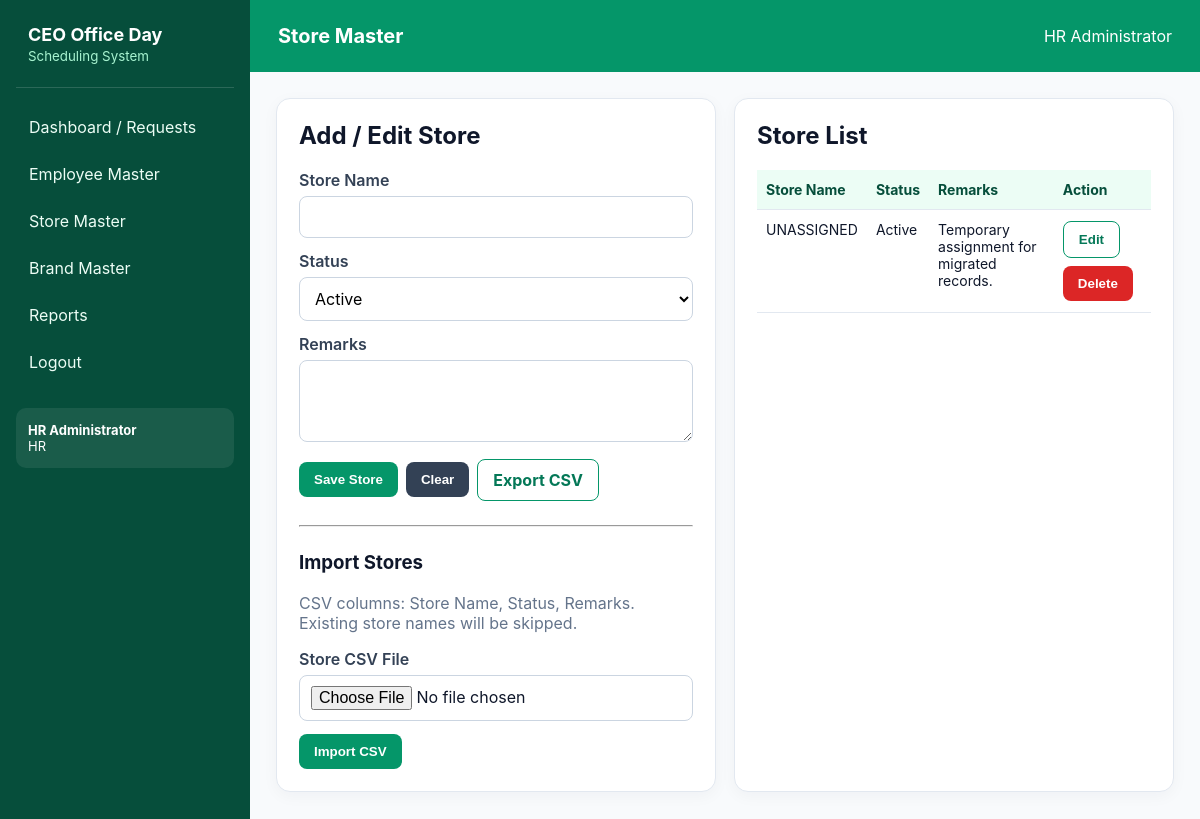
The app's page /stores (signed in) with its own data.
### tables this page shows
CREATE TABLE stores (
            id INTEGER PRIMARY KEY AUTOINCREMENT,
            store_name TEXT NOT NULL UNIQUE,
            is_active INTEGER NOT NULL DEFAULT 1
        , status TEXT NOT NULL DEFAULT 'Active', remarks TEXT, created_at TIMESTAMP);

### app.py (the view)
@app.route("/stores")
@roles_required("ADMIN", "HR")
def store_master():
    connection = get_db_connection()
    stores = connection.execute(
        "SELECT * FROM stores ORDER BY store_name"
    ).fetchall()
    connection.close()
    return render_template("store_master.html", stores=stores)

### app.py (called while the page is built)
def get_db_connection():
    connection = sqlite3.connect(DATABASE)
    connection.row_factory = sqlite3.Row
    connection.execute("PRAGMA foreign_keys = ON")
    return connection

def roles_required(*allowed_roles):
    def decorator(view_function):
        @wraps(view_function)
        def decorated_function(*args, **kwargs):
            if "user_id" not in session:
                flash("Please log in first.", "error")
                return redirect(url_for("login"))
            if session.get("role") not in allowed_roles:
                flash("You are not authorized to access that page.", "error")
                return redirect(url_for("dashboard"))
            return view_function(*args, **kwargs)
        return decorated_function
    return decorator

@app.context_processor
def inject_helpers():
    return {
        "employee_display_name": employee_display_name,
        "PURPOSES": PURPOSES
    }

### templates/store_master.html (shortened to what this page needs)
{% extends "base.html" %}
{% block page_title %}Store Master{% endblock %}
{% block content %}
<div class="grid-2">
<div class="card">
    <h2>Add / Edit Store</h2>
    <form method="POST" action="{{ url_for('save_store') }}" id="masterForm">
        <label>Store Name</label><input name="store_name" id="master_name" required>
        <label>Status</label><select name="status" id="master_status"><option>Active</option><option>Inactive</option></select>
        <label>Remarks</label><textarea name="remarks" id="master_remarks"></textarea>
        <div class="actions-inline">
            <button class="btn" type="submit">Save Store</button>
            <button class="btn btn-secondary" type="button" id="clearForm">Clear</button>
            <a class="btn btn-outline" href="{{ url_for('export_stores') }}">Export CSV</a>
        </div>
    </form>
    <hr style="margin: 24px 0;">
    <h3>Import Stores</h3>
    <p class="muted">CSV columns: Store Name, Status, Remarks. Existing store names will be skipped.</p>
    <form method="POST" action="{{ url_for('import_stores') }}" enctype="multipart/form-data">
        <label>Store CSV File</label>
        <input type="file" name="store_csv" accept=".csv,text/csv" required>
        <div class="actions-inline">
            <button class="btn" type="submit"
                    onclick="return confirm('Import stores from this CSV file? Existing store names will be skipped.');">
                Import CSV
            </button>
        </div>
    </form>
</div>
<div class="card">
    <h2>Store List</h2>
    <div class="table-wrap">
    <table><thead><tr><th>Store Name</th><th>Status</th><th>Remarks</th><th>Action</th></tr></thead>
    <tbody>
    {% for item in stores %}
    <tr>
        <td>{{ item.store_name }}</td><td>{{ item.status }}</td><td>{{ item.remarks or "-" }}</td>
        <td>
            <div class="actions-inline">
                <button class="btn btn-outline edit-master" type="button"
                    data-id="{{ item.id }}" data-name="{{ item.store_name }}"
                    data-status="{{ item.status }}"
                    data-remarks="{{ item.remarks or '' }}">Edit</button>
                <form method="POST"
                      action="{{ url_for('delete_store', store_id=item.id) }}"
                      onsubmit="return confirm('Delete store {{ item.store_name }}? This cannot be undone.');"
                      style="display:inline; margin:0;">
                    <button class="btn btn-danger" type="submit">Delete</button>
                </form>
            </div>
        </td>
    </tr>
    {% else %}<tr><td colspan="4">No stores.</td></tr>{% endfor %}
    </tbody></table>
    </div>
</div>
</div>
{% endblock %}

### templates/base.html (style rules this page uses)
:root { --emerald-950: #022c22; --emerald-900: #064e3b; --emerald-800: #065f46; --emerald-700: #047857; --emerald-600: #059669; --emerald-500: #10b981; --emerald-100: #d1fae5; --emerald-50: #ecfdf5; --slate-950: #0f172a; --slate-700: #334155; --slate-500: #64748b; --slate-300: #cbd5e1; --slate-200: #e2e8f0; --slate-100: #f1f5f9; --white: #ffffff; --danger: #dc2626; --warning: #d97706; --info: #0284c7; }
* { box-sizing: border-box; }
body { margin: 0; font-family: Inter, "Segoe UI", Arial, sans-serif; background: #f8fafc; color: var(--slate-950); }
a { color: inherit; }
.card { background: white; border: 1px solid var(--slate-200); border-radius: 14px; padding: 22px; margin-bottom: 22px; box-shadow: 0 4px 16px rgba(15,23,42,.04); }
.card h2, .card h3 { margin-top: 0; }
.grid-2 { display:grid; grid-template-columns: repeat(2,minmax(0,1fr)); gap:18px; }
label { display:block; font-weight:600; margin-bottom:6px; color:var(--slate-700); }
input, select, textarea { width: 100%; border: 1px solid var(--slate-300); border-radius: 8px; padding: 10px 11px; font: inherit; background: white; margin-bottom: 13px; }
textarea { min-height: 82px; resize: vertical; }
.btn { display: inline-block; border: 0; border-radius: 8px; padding: 10px 15px; font-weight: 650; cursor: pointer; text-decoration: none; background: var(--emerald-600); color: white; }
.btn-secondary { background: var(--slate-700); }
.btn-danger { background: var(--danger); }
.btn-outline { background: white; color: var(--emerald-700); border: 1px solid var(--emerald-600); }
.actions-inline { display:flex; gap:8px; flex-wrap:wrap; align-items:center; }
.table-wrap { overflow-x:auto; }
table { width:100%; border-collapse:collapse; font-size:14px; }
th, td { text-align:left; border-bottom:1px solid var(--slate-200); padding:11px 9px; vertical-align:top; }
th { background:var(--emerald-50); color:var(--emerald-900); white-space:nowrap; }
.muted { color:var(--slate-500); }

### records on screen
stores: store_name "UNASSIGNED", status "Active", remarks "Temporary assignment for migrated records."

### other values on screen
{{ session.full_name }} "HR Administrator"
{{ session.role }} "HR"
